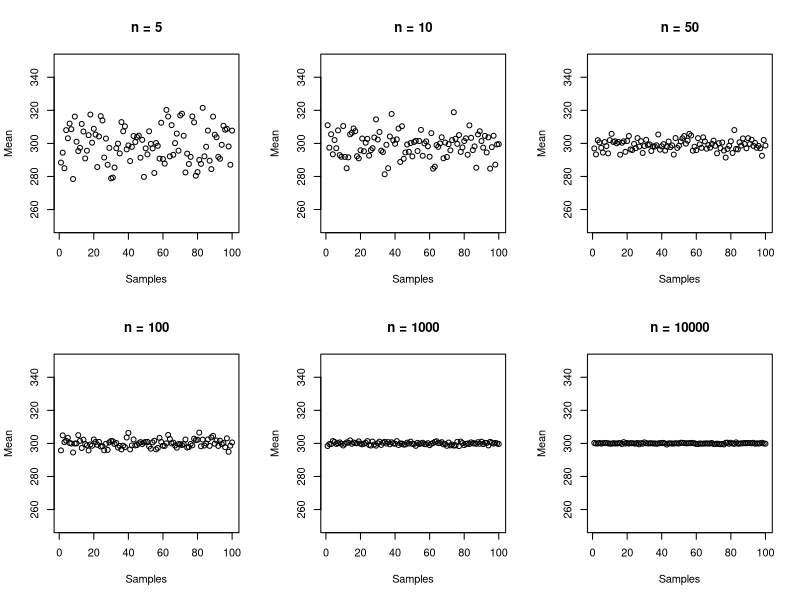
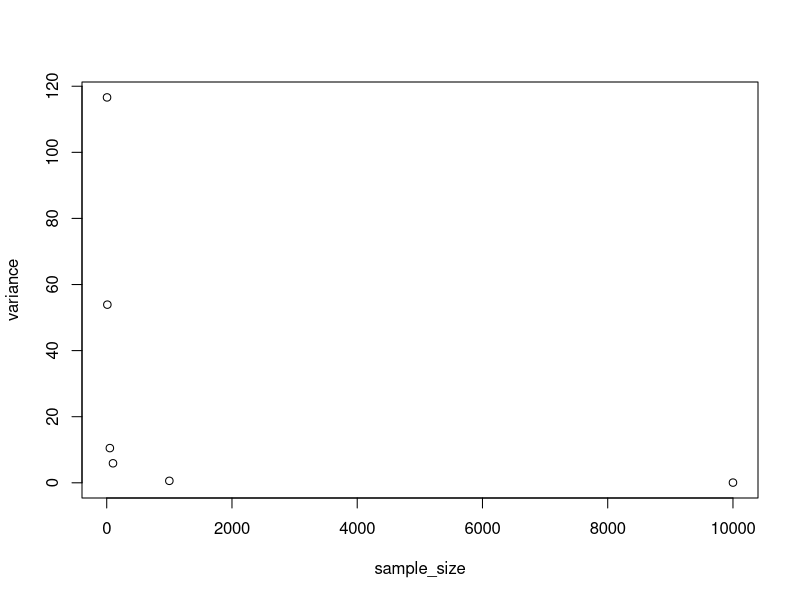

Source code (R) for these figures, in order:
sample1.data = NA
sample1.means = NA
sample2.data = NA
sample2.means = NA
sample3.data = NA
sample3.means = NA
sample4.data = NA
sample4.means = NA
sample5.data = NA
sample5.means = NA
sample6.data = NA
sample6.means = NA

for(counter in 1:100)
{
  sample1.data = rnorm(5,300,25) 
  sample1.means[counter] = mean(sample1.data)
  sample2.data = rnorm(10,300,25) 
  sample2.means[counter] = mean(sample2.data) 
  sample3.data = rnorm(50,300,25) 
  sample3.means[counter] = mean(sample3.data) 
  sample4.data = rnorm(100,300,25) 
  sample4.means[counter] = mean(sample4.data) 
  sample5.data = rnorm(1000,300,25) 
  sample5.means[counter] = mean(sample5.data) 
  sample6.data = rnorm(10000,300,25) 
  sample6.means[counter] = mean(sample6.data) 
}

par(mfrow = c(2,3))
plot(sample1.means, xlab = "Samples", ylab = "Mean", main = "n = 5", ylim = c(250, 350))
plot(sample2.means, xlab = "Samples", ylab = "Mean", main = "n = 10", ylim = c(250, 350))
plot(sample3.means, xlab = "Samples", ylab = "Mean", main = "n = 50", ylim = c(250, 350))
plot(sample4.means, xlab = "Samples", ylab = "Mean", main = "n = 100", ylim = c(250, 350))
plot(sample5.means, xlab = "Samples", ylab = "Mean", main = "n = 1000", ylim = c(250, 350))
plot(sample6.means, xlab = "Samples", ylab = "Mean", main = "n = 10000", ylim = c(250, 350))

variance = NA
variance[1] = var(sample1.means)
variance[2] = var(sample2.means)
variance[3] = var(sample3.means)
variance[4] = var(sample4.means)
variance[5] = var(sample5.means)
variance[6] = var(sample6.means)

sample_size <- c('5', '10', '50', '100', '1000', '10000')
data <- data.frame(sample_size, variance)

dev.new()
plot(data)

